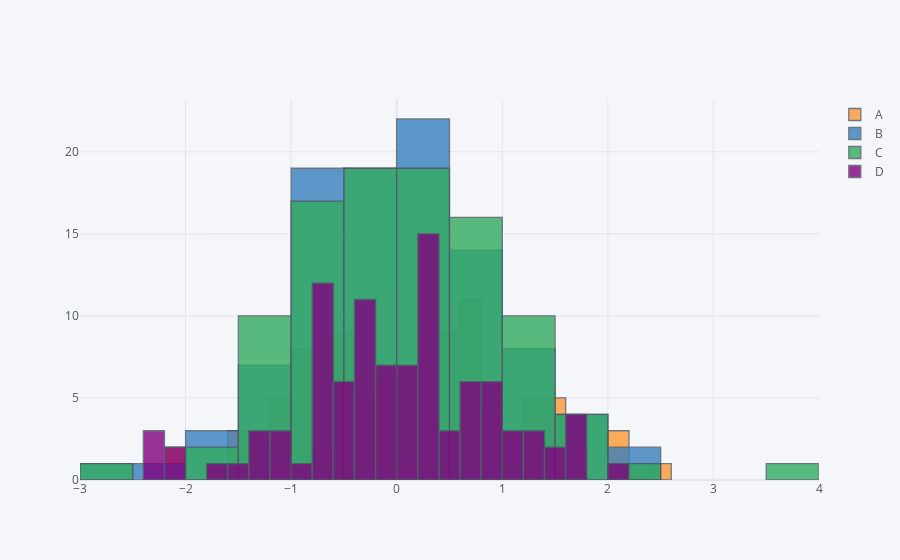

The notebook cell this image was saved under:
### Markdown cell above
## histogram

### Code cell
df.iplot(kind='hist',bins=25)
